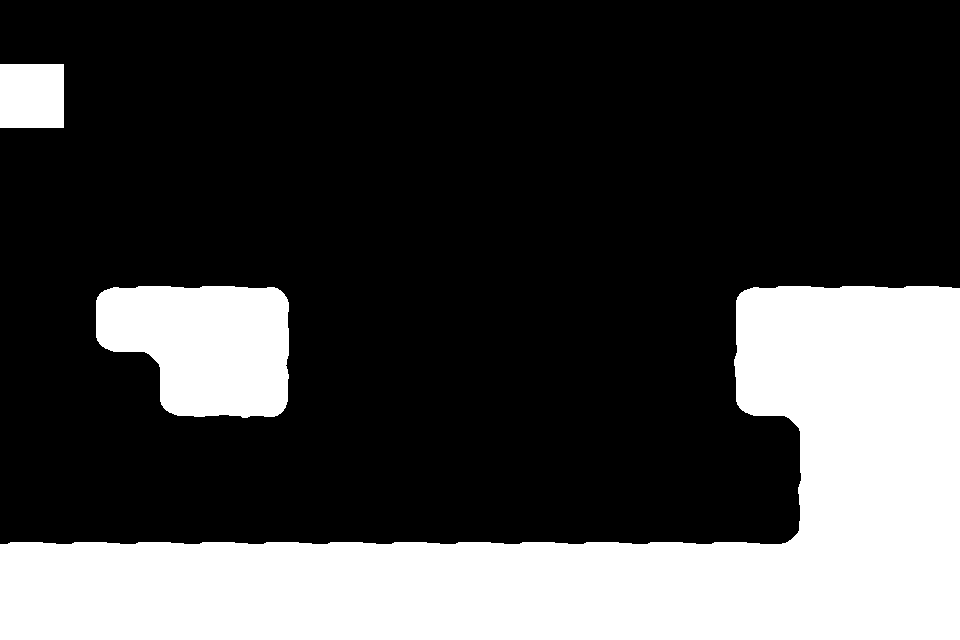

Rendered tile map (Tiled .tmx) drawn with the repository's tilesets; below, a short description and the full map source, tile grids included:
An orthogonal 15x10 tile map with 64x64 px tiles, 1 tile layer (Chao) and 22 objects (18x Prefab, 3x Fronteira, Caminho).

<map version="1.0" orientation="orthogonal" renderorder="right-down" width="15" height="10" tilewidth="64" tileheight="64" nextobjectid="43">
 <tileset firstgid="1" source="TilesetSimples/tileset.tsx" />
 <layer name="Chao" width="15" height="10">
  <properties>
   <property name="unity:layer" value="Solido" />
  </properties>
  <data encoding="csv">
0,0,0,0,0,0,0,0,0,0,0,0,0,0,0,
7,0,0,0,0,0,0,0,0,0,0,0,0,0,0,
0,0,0,0,0,0,0,0,0,0,0,0,0,0,0,
0,0,0,0,0,0,0,0,0,0,0,0,0,0,0,
0,1,2,2,3,0,0,0,0,0,0,1,2,2,2,
0,11,9,7,8,0,0,0,0,0,0,6,7,7,7,
0,0,11,12,13,0,0,0,0,0,0,11,9,7,7,
0,0,0,0,0,0,0,0,0,0,0,0,6,7,7,
2,2,2,2,2,2,2,2,2,2,2,2,4,7,7,
7,7,7,7,7,7,7,7,7,7,7,7,7,7,7
</data>
 </layer>
 <objectgroup name="Objetos" offsetx="0" offsety="-32">
  <properties>
   <property name="unity:layer" value="Objetos" />
  </properties>
  <object id="4" name="Porta" type="Prefab" gid="17" x="0" y="92" width="64" height="64" />
  <object id="5" name="Chave" type="Prefab" gid="18" x="128" y="320" width="64" height="64">
   <properties>
    <property name="prefabswap" value="Chave" />
   </properties>
  </object>
  <object id="7" name="Bloco" type="Prefab" gid="21" x="344" y="448" width="64" height="64" />
  <object id="8" name="Cristal" type="Prefab" gid="23" x="716" y="544" width="64" height="64">
   <properties>
    <property name="unity:isTrigger" type="bool" value="true" />
   </properties>
  </object>
  <object id="9" name="Bloco" type="Prefab" gid="21" x="284" y="-304" width="64" height="64" />
  <object id="11" name="Bloco" type="Prefab" gid="21" x="100" y="-336" width="64" height="64" />
  <object id="10" name="Espinho" type="Prefab" gid="14" x="825.629" y="320.251" width="64" height="64" rotation="1.41388">
   <properties>
    <property name="unity:isTrigger" type="bool" value="true" />
    <property name="unity:layer" value="Morte" />
   </properties>
  </object>
  <object id="13" name="Fronteira" x="-65" y="-288" width="64" height="929" />
  <object id="14" name="Fronteira" x="0" y="-320" width="960" height="64" />
  <object id="15" name="Fronteira" x="960" y="-288" width="64" height="928" />
  <object id="28" name="Caminho" x="92" y="96">
   <properties>
    <property name="AddComp" value="Caminho" />
    <property name="unity:isTrigger" value="true" />
   </properties>
   <polyline points="0,0 704,0 704,192 320,192 320,64 0,64 0,0" />
  </object>
  <object id="29" name="Placa" type="Prefab" gid="15" x="440" y="-168" width="64" height="64">
   <properties>
    <property name="msg" value="Vamos jogar!" />
   </properties>
  </object>
  <object id="30" name="Jogador" type="Prefab" gid="24" x="-4" y="576" width="64" height="64" />
  <object id="31" name="Bloco" type="Prefab" gid="21" x="176" y="-312" width="64" height="64" />
  <object id="33" name="Espinho" type="Prefab" gid="14" x="93.2528" y="574.518" width="64" height="64" rotation="2.10912">
   <properties>
    <property name="unity:isTrigger" type="bool" value="true" />
    <property name="unity:layer" value="Morte" />
   </properties>
  </object>
  <object id="34" name="Espinho" type="Prefab" gid="14" x="895.603" y="320.911" width="64" height="64" rotation="0.248991">
   <properties>
    <property name="unity:isTrigger" type="bool" value="true" />
    <property name="unity:layer" value="Morte" />
   </properties>
  </object>
  <object id="35" name="Espinho" type="Prefab" gid="14" x="432.937" y="575.578" width="64" height="64" rotation="0.248991">
   <properties>
    <property name="unity:isTrigger" type="bool" value="true" />
    <property name="unity:layer" value="Morte" />
   </properties>
  </object>
  <object id="38" name="Espinho" type="Prefab" gid="14" x="196.937" y="583.578" width="64" height="64" rotation="0.248991">
   <properties>
    <property name="unity:isTrigger" type="bool" value="true" />
    <property name="unity:layer" value="Morte" />
   </properties>
  </object>
  <object id="39" name="Espinho" type="Prefab" gid="14" x="324.937" y="583.578" width="64" height="64" rotation="0.248991">
   <properties>
    <property name="unity:isTrigger" type="bool" value="true" />
    <property name="unity:layer" value="Morte" />
   </properties>
  </object>
  <object id="40" name="Bloco" type="Prefab" gid="21" x="492" y="512" width="64" height="64" />
  <object id="41" name="Bloco" type="Prefab" gid="21" x="616" y="412" width="64" height="64" />
  <object id="42" name="Espinho" type="Prefab" gid="14" x="600.937" y="579.578" width="64" height="64" rotation="0.248991">
   <properties>
    <property name="unity:isTrigger" type="bool" value="true" />
    <property name="unity:layer" value="Morte" />
   </properties>
  </object>
 </objectgroup>
</map>
